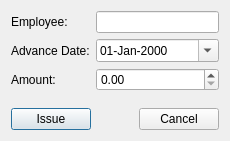
<?xml version="1.0" encoding="UTF-8"?>
<ui version="4.0">
 <class>IssueAdvance</class>
 <widget class="QDialog" name="IssueAdvance">
  <property name="geometry">
   <rect>
    <x>0</x>
    <y>0</y>
    <width>230</width>
    <height>141</height>
   </rect>
  </property>
  <property name="windowTitle">
   <string>Dialog</string>
  </property>
  <layout class="QVBoxLayout" name="verticalLayout">
   <item>
    <layout class="QGridLayout" name="gridLayout">
     <item row="0" column="0">
      <widget class="QLabel" name="label">
       <property name="text">
        <string>Employee:</string>
       </property>
      </widget>
     </item>
     <item row="0" column="1">
      <widget class="QLineEdit" name="EmployeeName"/>
     </item>
     <item row="1" column="0">
      <widget class="QLabel" name="label_2">
       <property name="text">
        <string>Advance Date:</string>
       </property>
      </widget>
     </item>
     <item row="1" column="1">
      <widget class="QDateEdit" name="AdvanceDate">
       <property name="displayFormat">
        <string>dd-MMM-yyyy</string>
       </property>
       <property name="calendarPopup">
        <bool>true</bool>
       </property>
      </widget>
     </item>
     <item row="2" column="0">
      <widget class="QLabel" name="label_3">
       <property name="text">
        <string>Amount:</string>
       </property>
      </widget>
     </item>
     <item row="2" column="1">
      <widget class="QDoubleSpinBox" name="Amount">
       <property name="maximum">
        <double>999999999.000000000000000</double>
       </property>
      </widget>
     </item>
     <item row="3" column="0">
      <spacer name="verticalSpacer">
       <property name="orientation">
        <enum>Qt::Vertical</enum>
       </property>
       <property name="sizeHint" stdset="0">
        <size>
         <width>20</width>
         <height>57</height>
        </size>
       </property>
      </spacer>
     </item>
    </layout>
   </item>
   <item>
    <layout class="QHBoxLayout" name="horizontalLayout">
     <item>
      <widget class="QPushButton" name="IssueButton">
       <property name="text">
        <string>Issue</string>
       </property>
      </widget>
     </item>
     <item>
      <spacer name="horizontalSpacer">
       <property name="orientation">
        <enum>Qt::Horizontal</enum>
       </property>
       <property name="sizeHint" stdset="0">
        <size>
         <width>40</width>
         <height>20</height>
        </size>
       </property>
      </spacer>
     </item>
     <item>
      <widget class="QPushButton" name="cancelButton">
       <property name="text">
        <string>Cancel</string>
       </property>
      </widget>
     </item>
    </layout>
   </item>
  </layout>
 </widget>
 <resources/>
 <connections/>
</ui>
